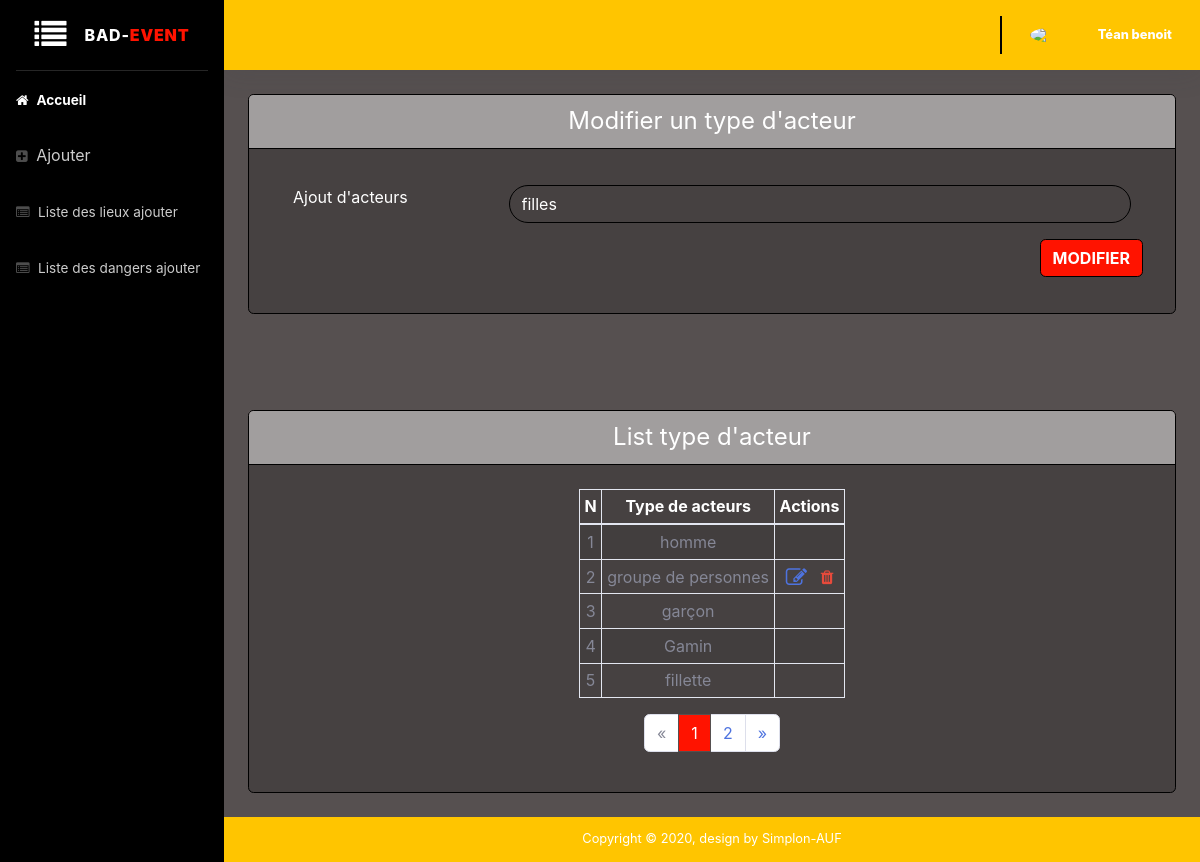
The app's page /administration/operateurs/be-acteur.php?id=6&operation=modification (signed in) with its own data.
### tables this page shows
CREATE TABLE `acteurs` (
  `id` int(11) NOT NULL,
  `intitule` varchar(255) NOT NULL,
  `dateModification` datetime DEFAULT NULL,
  `dateAjout` datetime DEFAULT NULL,
  `idUtilisateur` int(11) NOT NULL
);

### administration/operateurs/be-acteur.php (the view, shortened to what this page needs)
<!DOCTYPE html>
<html lang="fr">
<head>
    <?php require'include/head.php';?>
</head>
<body id="page-top">
    <div id="wrapper">
       <?php require'include/menu.php';?>
        <div id="content-wrapper" class="d-flex flex-column">
            <div id="content">
                <?php require'include/header.php';?>
                <div class="container-fluid">
                    <div class="row">
                        <div class="col-xl-12 col-lg-12">
                            <div class="card mb-5">
                                <h6 class="h4 card-header font-weight-normal text-center" style="background: #a19e9e !important">
                                    <?php
                                         if (isset($_GET['operation']) && ($_GET['operation'] == 'modification') ) {
                                             echo "Modifier un type d'acteur";
                                            } else {
                                                echo "Ajouter un type d'acteur" ;
                                        }
                                    ?>
                                </h6>
                                <div class="card-body">
                                    <p class="card-text">
                                        <form action="<?php
                                                if (isset($_GET['operation']) && ($_GET['operation'] == 'modification') ) {
                                                    echo 'traitement/update-acteurs.php?id='.$_GET['id'] ;
                                                } else {
                                                    echo 'traitement/add-acteurs.php';
                                                }
                                            ?>" method="POST" enctype="multipart/form-data" class="container-fluid">
                                        <div class="form-group row mt-2">
                                            <label for="acteurs" class="col-lg-3 col-md-2 ">Ajout d'acteurs</label>
                                            <div class="col-lg col-md col-sm">
                                                <input type="text" name="acteurs" id="" class="form-control <?php echo $_SESSION['echec']; $_SESSION['echec']="";  ?>" <?php  if (@$_GET['operation'] == 'modification') {
                                                    require_once "../../database/db.php";
                                                    $req = $db->prepare('SELECT * FROM acteurs WHERE id = ?');
                                                    $acteur = $req->execute([$_GET['id']]);
                                                    $acteurs = $req->fetchAll(PDO::FETCH_ASSOC);
                                                    foreach($acteurs as $acteur){ echo 'value="'.$acteur['intitule'].'"';};
                                                }; ?> required>
                                            </div>
                                        </div>
                                        <div class="row">
                                            <div class="form-group ml-auto">
                                            <input type="submit" class="btn btn-primary btn-user btn-block"  value="<?php
                                                if (isset($_GET['operation'])) {
                                                    echo 'Modifier';
                                                } else {
                                                    echo 'Ajouter';
                                                }
                                            ?>"style="background: #ff1300!important; color:#fff;">
                                            </div>
                                        </div>
                                </form>
                                </div>
                            </div>
                        </div>
                    </div>
                    <div class="row">
                        <div class="col-md-12 col-lg-12">
                            <div class="card mb-4 mt-5">
                                <h6 class="h4 card-header font-weight-normal text-center" style="background: #a19e9e !important">
                                    List type d'acteur
                                </h6>
                                <div id="operat" class="mx-auto text-center align-item-center">
                                <?php
                                    if(isset($_GET['page']) && !empty($_GET['page'])){
                                        $currentPage = (int) strip_tags($_GET['page']);
                                    }else{
                                        $currentPage = 1;
                                    }
                                        require_once "../../database/db.php";
                                        $idUser = $_SESSION["id"];
                                        $sql = "SELECT COUNT(*) AS nb_acteurs FROM acteurs";
                                        $query = $db->prepare($sql);
                                        $query->execute();
                                        $result = $query->fetch();
                                        $nbacteurs = (int) $result['nb_acteurs'];
                                        $parPage = 5;
                                        $pages = ceil($nbacteurs / $parPage);
                                        $premier = ($currentPage * $parPage) - $parPage;
                                        $sql = 'SELECT * FROM acteurs  ORDER BY intitule DESC LIMIT :premier, :parpage;';
                                        $query = $db->prepare($sql);
                                        $query->bindValue(':premier', $premier, PDO::PARAM_INT);
                                        $query->bindValue(':parpage', $parPage, PDO::PARAM_INT);
                                        $query->execute();
                                        $acteurs = $query->fetchAll(PDO::FETCH_ASSOC);
                                        $d_nb = count($acteurs);
                                ?>
                                <div class="card-body">
                                    <?php if($d_nb === 0): ?>
                                    <center>
                                        <strong class="mt-4 mb-4">
                                            Pas d'informations disponible
                                        </strong>
                                    </center>
                                    <?php else: ?>
                                    <div class="row">
                                        <div class="col-lg-12">
                                            <div class="p-1">
                                                <div class="table-responsive">
                                                    <table id="user_data" class="table table-striped table-sm table-bordered table-hover" style="color: #fff;">
                                                        <thead>
                                                            <tr class="text-center">
                                                                <th>N</th>
                                                                <th>Type de acteurs</th>
                                                                <th>Actions</th>
                                                            </tr>
                                                        </thead>
                                                        <tbody>
                                                            <tbody class="text-center text-secondary">
                                                                <?php $i=1;  foreach($acteurs as $acteur) { ?>
                                                                <tr>
                                                                    <td>
                                                                        <?php echo $i++ ?>
                                                                    </td>
                                                                     <td>
                                                                        <?php echo $acteur['intitule']?>
                                                                     </td>
                                                                    <td>
                                                                    <?php
                                                                        if ($idUser == $acteur['idUtilisateur']) {
                                                                           echo '<a href="be-acteur.php?id='.$acteur['id'].'&operation=modification" type="button" class="text-primary">
                                                                            <i class="fa fa-edit fa-lg"></i>
                                                                        </a>&nbsp;&nbsp;
                                                                        <a class="text-acteurs text-danger" type="button" data-toggle="modal" data-target="#exampleModalCenter'.$acteur["id"].'"><i class="fa fa-trash" aria-hidden="true"></i> </a>
                                                                        ';?>
                                                                        </td>
                                                                        <?php
                                                                        echo '<tr>
                                                                        <div class="modal fade" id="exampleModalCenter'.$acteur["id"].'" tabindex="-1" role="dialog" aria-labelledby="exampleModalCenterTitle" aria-hidden="true">
                                                                        <div class="modal-dialog modal-dialog-centered" role="document">
                                                                            <div class="modal-content">
                                                                            <div class="modal-header">
                                                                                <h5 class="modal-title text-dark" id="exampleModalLongTitle'.$acteur["id"].'">Suppression Acteurs</h5>
                                                                                <button type="button" class="close" data-dismiss="modal" aria-label="Close">
                                                                                <span aria-hidden="true">&times;</span>
                                                                                </button>
                                                                            </div>
                                                                            <div class="modal-body text-dark" >
                                                                                Etes vous sur de vouloir supprimer  ?
                                                                            </div>
                                                                            <div class="modal-footer">
                                                                                    <button type="button" class="btn btn-outline-dark" data-dismiss="modal">Annuler</button>
                                                                                    <a href="traitement/delete-acteurs.php?id='.$acteur["id"].'" class="btn btn-danger">Supprimer</a>
                                                                            </div>
                                                                        </div>
                                                                        </div>';
                                                                    }
                                                                    ?>
                                                                </tr>
                                                                        <?php }; ?>
                                                            </tbody>
                                                    </table>
                                                <nav aria-label="pagination" >
                                                    <ul class="pagination justify-content-center">
                                                        <li class="page-item <?= ($currentPage == 1) ? "disabled" : "text-acteurs" ?>">
                                                            <a class="page-link" href="?page=<?= $currentPage - 1 ?>" aria-label="Previous">
                                                            <span aria-hidden="true">&laquo;</span>
                                                            </a>
                                                        </li>
                                                        <?php for($page = 1; $page <= $pages; $page++): ?>
                                                            <li class="page-item <?= ($currentPage == $page) ? "active text-acteurs" : "" ?>">
                                                                <a class="page-link" href="?page=<?= $page ?>">
                                                                    <?= $page ?>
                                                                </a>
                                                            </li>
                                                        <?php endfor; ?>
                                                        <li class="page-item <?= ($currentPage == $pages) ? "disabled" : "text-acteurs" ?>">
                                                            <a class="page-link" href="?page=<?= $currentPage + 1 ?>" aria-label="Next">
                                                            <span aria-hidden="true">&raquo;</span>
                                                            </a>
                                                        </li>
                                                    </ul>
                                                </nav>
                                            </div>
                                        </div>
                                    </div>
                                </div>
                                <?php endif ?>
                            </div>
                                </div>
                            </div>
                        </div>
                    </div>
                </div>
            </div>
            <?php require 'include/footer.php'; ?>
        </div>
    </div>
</body>
</html>

### records on screen
acteurs: acteurs "filles"
acteurs: intitule "homme"
acteurs: intitule "groupe de personnes"
acteurs: intitule "garçon"
acteurs: intitule "Gamin"
acteurs: intitule "fillette"

### other values on screen
$_SESSION["prenom"] "Téan benoit"
